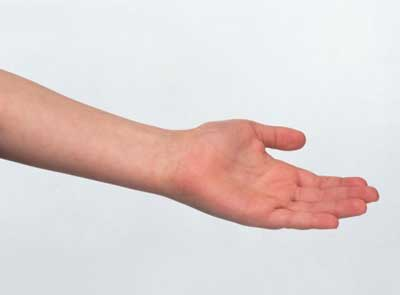
#> input picture ImageOperations/hand.jpg, 400 x 295 px
$ python imgOps.py
#> lines starting #> are read from the running program, lines starting #| are printed output that depends on the picture; after the words box and inside, x2 and y2 are one past the last pixel; in counts of white or black regions, pixels touching at a corner belong together
import cv2
import numpy as np

hand = cv2.imread('hand.jpg', cv2.IMREAD_COLOR)
#> hand is the input picture: shape (295, 400, 3); mean B, G, R 209.6, 211.1, 223.6
#Grabbing and modifying pixels
pixel = hand[55, 55]
#> pixel = [240, 237, 233]

print(pixel)
#| [240 237 233]

hand[55, 55] = [255, 255, 255]
#> hand: shape (295, 400, 3); under 0.01% of pixels changed, all inside (x1, y1, x2, y2) = (55, 55, 56, 56)

print(pixel)
#| [255 255 255]

#REGION OF INTEREST
ROI = hand[100 : 150, 100 : 150]
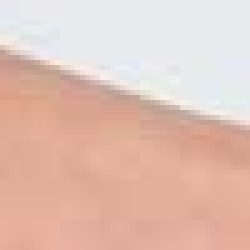
#> ROI: shape (50, 50, 3) (shown 5 times larger); mean B, G, R 181.9, 193.8, 225.8

print(ROI)
#> (printed output is left out)

cv2.imshow('window', hand)

cv2.waitKey(0)

cv2.destroyAllWindows()

hand[100 : 150, 100 : 150] = [200, 250, 255]
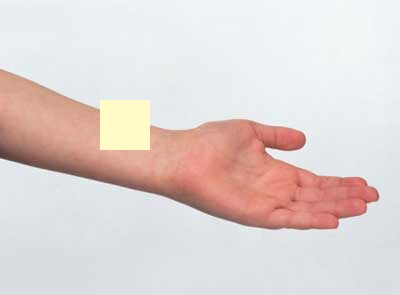
#> hand: shape (295, 400, 3); mean B, G, R 210, 212.3, 224.2

print(ROI)
#> (printed output is left out)

cv2.imshow('window but with weird square', hand)

cv2.waitKey(0)

cv2.destroyAllWindows()

#CUTTING AND PASTING USING ROI
#> (the run stopped early here; a loop or call above may not have finished)
